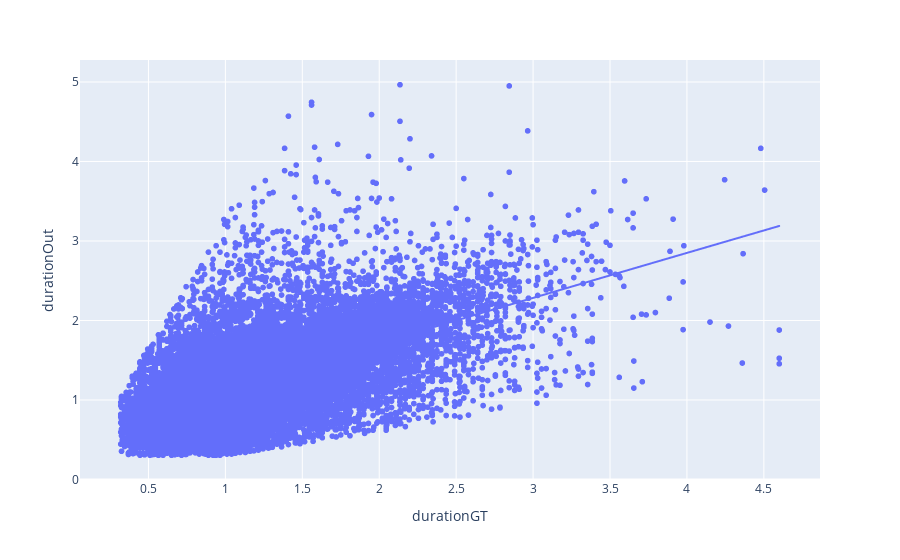

Source (notebook cell):
### Code cell
px.scatter(allTablesOut[allTablesOut.tp],x="durationGT",y="durationOut",trendline="lowess")

### Figure 1 — Plotly figure (JSON) as saved in the notebook; plotly's stock layout.template omitted (floating-point values rounded to 4 significant figures; data arrays with more than 128 entries replaced by an {"elided": "..."} marker saying what was removed)
{"data": [{"hovertemplate": "durationGT=%{x}<br>durationOut=%{y}<extra></extra>", "legendgroup": "", "marker": {"color": "#636efa", "symbol": "circle"}, "mode": "markers", "name": "", "showlegend": false, "type": "scattergl", "x": {"elided": "17817 float values"}, "xaxis": "x", "y": {"elided": "17817 float values"}, "yaxis": "y"}, {"hovertemplate": "<b>LOWESS trendline</b><br><br>durationGT=%{x}<br>durationOut=%{y} <b>(trend)</b><extra></extra>", "legendgroup": "", "marker": {"color": "#636efa", "symbol": "circle"}, "mode": "lines", "name": "", "showlegend": false, "type": "scattergl", "x": {"elided": "17817 float values"}, "xaxis": "x", "y": {"elided": "17817 float values"}, "yaxis": "y"}], "layout": {"legend": {"tracegroupgap": 0}, "margin": {"t": 60}, "xaxis": {"anchor": "y", "domain": [0, 1], "title": {"text": "durationGT"}}, "yaxis": {"anchor": "x", "domain": [0, 1], "title": {"text": "durationOut"}}}}
